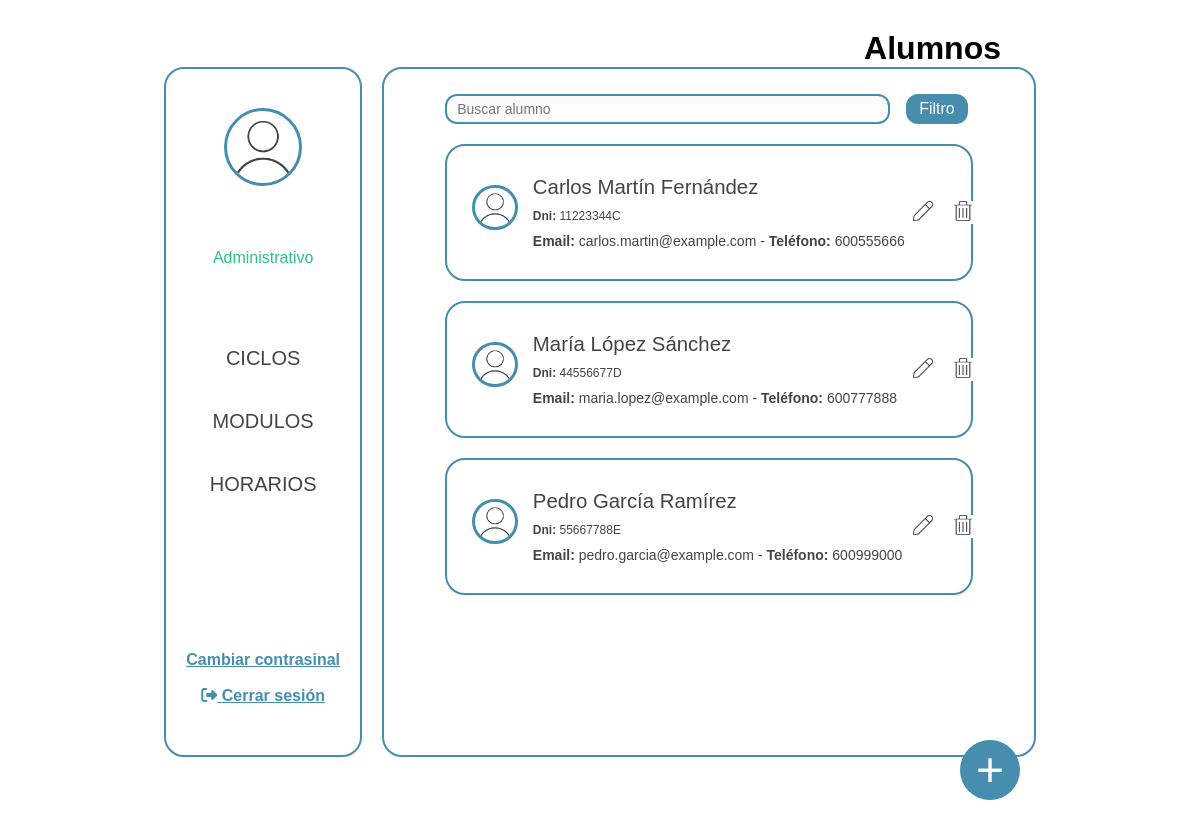
/GestionHorarios/www/pages/administrator_panel.php, run on an earlier commit of the app's database.
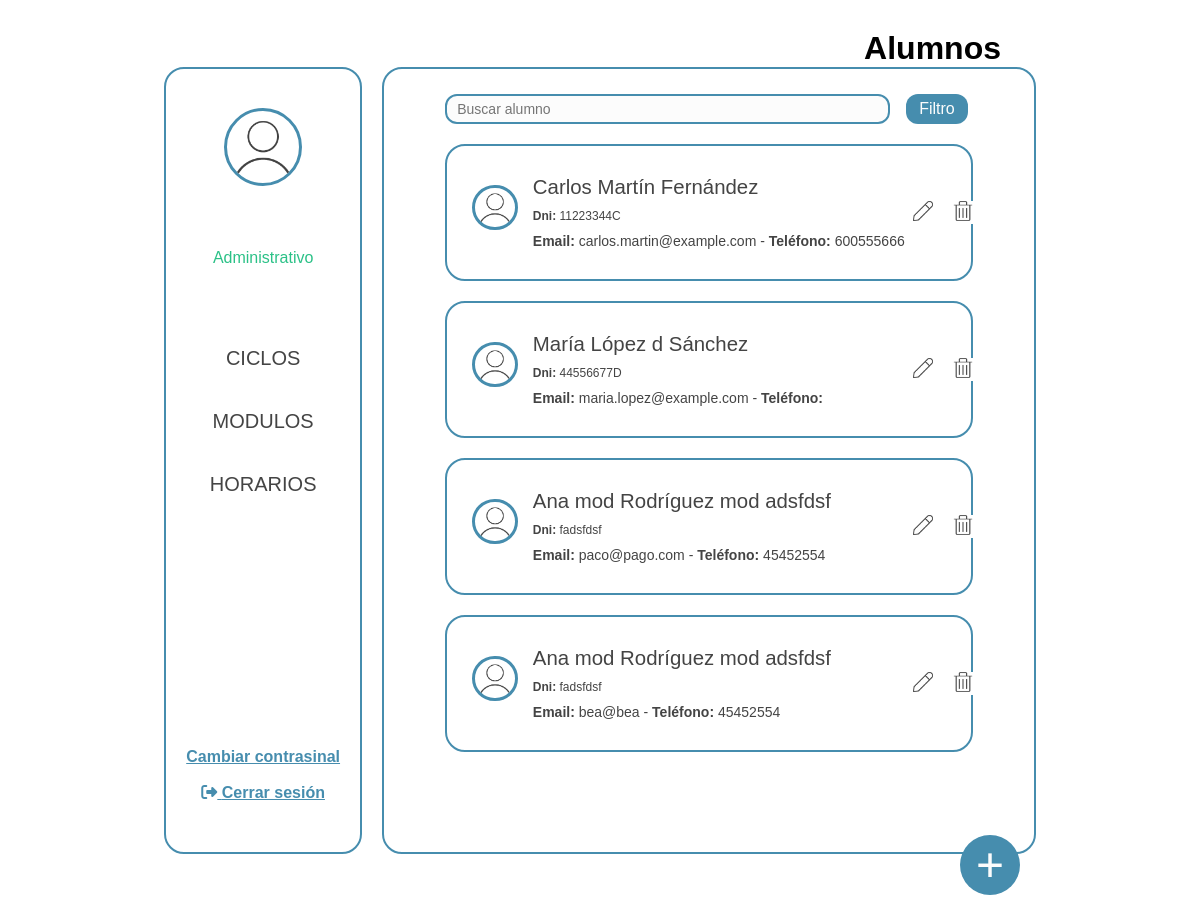
And on a later commit of the database.
### tables this page shows
CREATE TABLE `users` (
  `id` int NOT NULL,
  `email` varchar(100) NOT NULL,
  `password` varchar(255) NOT NULL,
  `password_reset` tinyint(1) NOT NULL,
  `rol` enum('admin','student') NOT NULL,
  `name` varchar(50) NOT NULL,
  `first_name` varchar(50) NOT NULL,
  `second_name` varchar(50) DEFAULT NULL,
  `telephone` varchar(15) NOT NULL,
  `dni` varchar(9) NOT NULL,
  `time_stamp` datetime NOT NULL DEFAULT CURRENT_TIMESTAMP
);

### GestionHorarios/www/pages/administrator_panel.php (the view, shortened to what the changed rows need)
<?php
include_once '../functions/connection.php';
$sql = "SELECT * FROM users
        WHERE rol LIKE 'student'";
$stmt = $pdo->query($sql);
$editUserId = null;
?>
<!DOCTYPE html>
<html lang="es">
<head>
    <link rel="stylesheet" href="../pages/css/administrator_panel.css">
</head>
<body>
    <h2>Alumnos</h2>
    <div class="container">
        <div class="container-rigth">
            <div class="mostrar-users">
                <?php
                while ($fila = $stmt->fetch(PDO::FETCH_ASSOC)) {
                    $id = $fila['id'];
                    $name = $fila['name'];
                    $firstName = $fila['first_name'];
                    $secondName = $fila['second_name'];
                    $telephone = $fila['telephone'];
                    $dni = $fila['dni'];
                    $email = $fila['email'];
                    echo "<div class='container-user'>
                            <div class='row'>
                                <div class='user-imagen'>
                                    <img src='/images/user.png' class='pic' alt='Usuario img'>
                                </div>
                              <div class='user-texto'>
                                    <p class='texto-nombre'>$name $firstName $secondName</p>
                                    <p class='texto-ciclo'><strong>Dni: </strong>$dni</p>
                                    <p class='texto-ciclo' style='font-size: 14px;'><strong>Email:</strong> $email </strong>- <strong>Teléfono:</strong> $telephone</p>
                                </div>";
                        if ($editUserId == $id) {
                        echo "
                                <div class='user-botones'>
                                    <form method='post' action='../functions/administrator/function_delete_user.php'>
                                        <input type='hidden' name='id' value='$id'>
                                        <button type='submit' class='btn-delete' name='btnDelete'>
                                            <img src='/images/delete.png' class='boton-icono-delete' alt='Borrar'>
                                            <img src='/images/delete_hover.png' class='delete-hover' alt='Borrar'>
                                        </button>
                                    </form>
                                </div>
                            </div>
                        <div class='user-editar'>
                            <form action='../functions/administrator/function_update_user.php' style='all:initial; width: 100%;' method='post'>
                                <div class='row-edit' style='margin-left: 3.5%;'>
                                    <input type='hidden' class='inputs-form' name='id' value='$id'>
                                    <input type='text' class='inputs-form' name='txtName' value='$name' maxlength='50' required><br>
                                    <input type='text' class='inputs-form' name='txtFirstName' value='$firstName' placeholder='Primeiro Apelido'  maxlength='50' required><br>
                                    <input type='text' class='inputs-form' name='txtSecondName' value='$secondName' placeholder='Segundo Apelido' maxlength='50'><br>
                                </div>
                                <div class='row-edit' style='margin-left: 3.5%;'>
                                    <input type='number' class='inputs-form' name='txtTelephone' value='$telephone' placeholder='Teléfono' ><br>
                                    <input type='email' class='inputs-form' name='txtEmail' value='$email' placeholder='Email' maxlength='100' ><br>
                                    <input type='text' class='inputs-form' name='txtDNI' value='$dni' placeholder='DNI' maxlength='9' required><br>
                                </div>
                                <div class='row-guardar'>
                                    <button type='submit' class='btnActualizar' name='btnSave'>Actualizar</button>
                                </div>
                            </form>
                        </div>
                        ";
                        } else {
                        echo "
                        <div class='user-botones'>
                            <form method='post'>
                                <input type='hidden' name='id' value='$id'>
                                <input type='hidden' name='name' value='$name'>
                                <input type='hidden' name='first_name' value='$firstName'>
                                <input type='hidden' name='second_name' value='$secondName'>
                                <input type='hidden' name='email' value='$email'>
                                <input type='hidden' name='telephone' value='$telephone'>
                                <input type='hidden' name='dni' value='$dni'>
                                <button type='submit' class='btn' name='btnUpdate'>
                                    <img src='/images/edit.png' class='boton-icono-edit' alt='Editar'>
                                    <img src='/images/edit_hover.png' class='edit-hover' alt='Editar'>
                                </button>
                            </form>
                            <form method='post' action='../functions/administrator/function_delete_user.php'>
                                <input type='hidden' name='id' value='$id'>
                                <button type='submit' class='btn-delete' name='btnDelete'>
                                    <img src='/images/delete.png' class='boton-icono-delete' alt='Borrar'>
                                    <img src='/images/delete_hover.png' class='delete-hover' alt='Borrar'>
                                </button>
                            </form>
                        </div>
                    </div>";
                    }
                    echo "</div>";
                }
                ?>
            </div>
        </div>
    </div>
</body>
</html>

What changed in the data, as far as the page shows it:
removed users: name "Pedro", first_name "García", second_name "Ramírez", dni "55667788E", email "pedro.garcia@example.com", telephone "600999000"
changed users "María": first_name "López" → "López d"; telephone "600777888" → (not shown)
added users: name "Ana mod", first_name "Rodríguez mod", second_name "adsfdsf", dni "fadsfdsf", email "paco@pago.com", telephone "45452554"
added users: name "Ana mod", first_name "Rodríguez mod", second_name "adsfdsf", dni "fadsfdsf", email "bea@bea", telephone "45452554"
